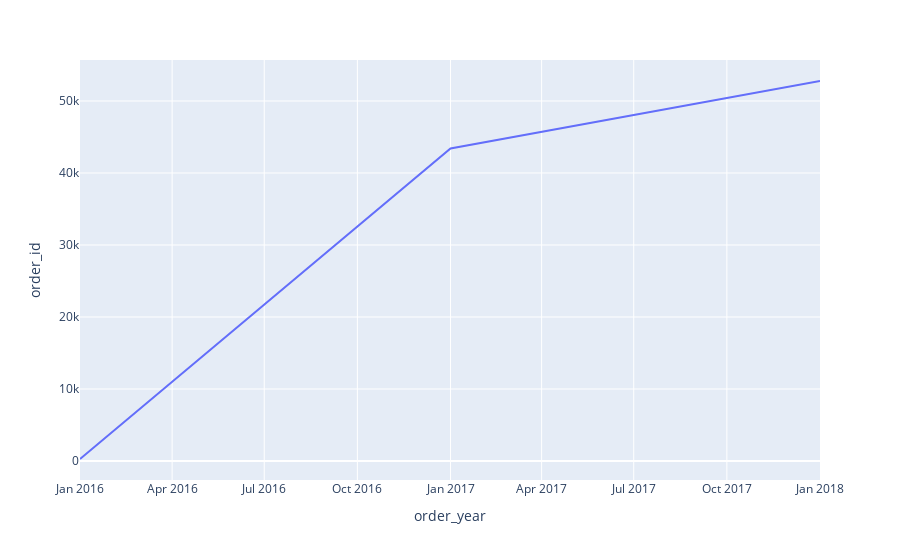

The cell this chart's notebook holds for it:
### Code cell
fig = px.line(year_orders, x='order_year', y="order_id")
fig.show()

### Figure 1 — Plotly figure (JSON) as saved in the notebook; plotly's stock layout.template omitted (floating-point values rounded to 4 significant figures)
{"data": [{"hovertemplate": "order_year=%{x}<br>order_id=%{y}<extra></extra>", "legendgroup": "", "line": {"color": "#636efa", "dash": "solid"}, "marker": {"symbol": "circle"}, "mode": "lines", "name": "", "orientation": "v", "showlegend": false, "type": "scatter", "x": ["2016-01-01T00:00:00", "2017-01-01T00:00:00", "2018-01-01T00:00:00"], "xaxis": "x", "y": [272, 43411, 52778], "yaxis": "y"}], "layout": {"legend": {"tracegroupgap": 0}, "margin": {"t": 60}, "xaxis": {"anchor": "y", "domain": [0, 1], "title": {"text": "order_year"}}, "yaxis": {"anchor": "x", "domain": [0, 1], "title": {"text": "order_id"}}}}
